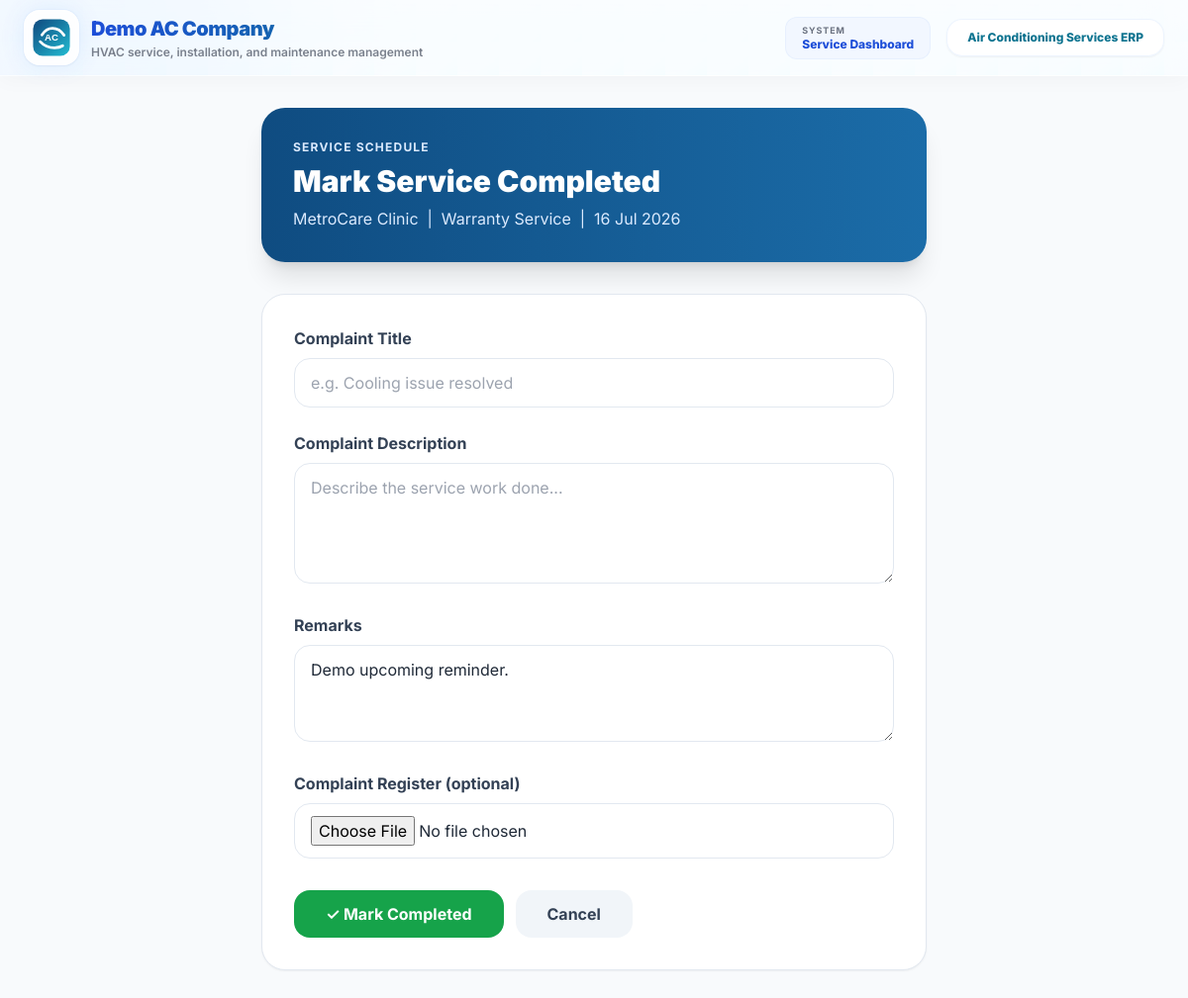
Page /customers/service-schedules/complete/209/ (signed in) on the committed database.
### customers/models.py (models this page shows, shortened)
class CustomerServiceSchedule(models.Model):
    SERVICE_TYPE_CHOICES = (
        ("WARRANTY", "Warranty Service"),
        ("AMC", "AMC Service"),
    )
    STATUS_CHOICES = (
        ("PENDING", "Pending"),
        ("COMPLETED", "Completed"),
        ("MISSED", "Missed"),
    )
    customer = models.ForeignKey(
        Customer,
        on_delete=models.CASCADE,
        related_name="service_schedules"
    )
    service_type = models.CharField(
        max_length=20,
        choices=SERVICE_TYPE_CHOICES
    )
    service_date = models.DateField()
    status = models.CharField(
        max_length=20,
        choices=STATUS_CHOICES,
        default="PENDING"
    )
    completed_date = models.DateField(blank=True, null=True)
    complaint_title = models.CharField(
        max_length=200,
        blank=True,
        null=True
    )
    complaint_description = models.TextField(
        blank=True,
        null=True
    )
    complaint_register = models.FileField(
        upload_to="complaint_registers/",
        blank=True,
        null=True
    )
    remarks = models.TextField(blank=True, null=True)
    created_at = models.DateTimeField(auto_now_add=True)
    updated_at = models.DateTimeField(auto_now=True)
    class Meta:
        unique_together = ("customer", "service_type", "service_date")
        ordering = ["service_date"]

class Customer(models.Model):
    CUSTOMER_CATEGORY_CHOICES = (
        ("GENERAL", "General Customer"),
        ("WARRANTY", "Warranty Customer"),
        ("AMC", "AMC Customer"),
    )
    customer_id = models.CharField(max_length=20, unique=True, blank=True)
    customer_category = models.CharField(
        max_length=20,
        choices=CUSTOMER_CATEGORY_CHOICES,
        default="GENERAL"
    )
    customer_name = models.CharField(max_length=200)
    company_name = models.CharField(max_length=200, blank=True, null=True)
    phone_number = models.CharField(max_length=15)
    whatsapp_number = models.CharField(max_length=15, blank=True, null=True)
    email = models.EmailField(blank=True, null=True)
    gst_number = models.CharField(max_length=30, blank=True, null=True)
    address = models.TextField(blank=True, null=True)
    landmark = models.CharField(max_length=200, blank=True, null=True)
    city = models.CharField(max_length=100, blank=True, null=True)
    state = models.CharField(max_length=100, blank=True, null=True)
    pincode = models.CharField(max_length=10, blank=True, null=True)
    remarks = models.TextField(blank=True, null=True)
    warranty_start_date = models.DateField(blank=True, null=True)
    warranty_end_date = models.DateField(blank=True, null=True)
    amc_start_date = models.DateField(blank=True, null=True)
    amc_end_date = models.DateField(blank=True, null=True)
    is_active = models.BooleanField(default=True)
    created_by = models.ForeignKey(
        User,
        on_delete=models.SET_NULL,
        blank=True,
        null=True,
        related_name="created_customers"
    )
    created_at = models.DateTimeField(auto_now_add=True)
    updated_at = models.DateTimeField(auto_now=True)
    class Meta:
        ordering = ["-id"]

### customers/views.py (the view, shortened to what this page needs)
@login_required
def complete_service_schedule(request, id):
    profile = get_profile(request)
    schedule = get_object_or_404(CustomerServiceSchedule, id=id)
    return render(request, "complete_service_schedule.html", {
        "profile": profile,
        "schedule": schedule,
    })

### customers/views.py (called while the page is built)
def get_profile(request):
    profile, created = Profile.objects.get_or_create(
        user=request.user,
        defaults={
            "role": "MANAGER"
        }
    )
    return profile

### puriaccooling/context_processors.py (called while the page is built)
def branding(request):
    return {"BRAND": APP_BRANDING}

### templates/complete_service_schedule.html (shortened to what this page needs)
{% extends 'base.html' %}
{% block content %}
<div class="min-h-screen bg-slate-50 px-4 sm:px-6 lg:px-8 py-8">
    <div class="max-w-2xl mx-auto">
        <div class="bg-gradient-to-r from-[#0F4C81] to-[#1B6CA8] rounded-3xl p-8 shadow-xl mb-8">
            <p class="text-blue-100 text-xs font-bold uppercase tracking-widest">Service Schedule</p>
            <h1 class="text-3xl font-black text-white mt-2">Mark Service Completed</h1>
            <p class="text-blue-100 mt-2">
                {{ schedule.customer.customer_name }} &nbsp;|&nbsp;
                {{ schedule.get_service_type_display }} &nbsp;|&nbsp;
                {{ schedule.service_date|date:"d M Y" }}
            </p>
        </div>
        <div class="bg-white rounded-3xl border border-slate-200 shadow-sm p-8">
            <form method="post" enctype="multipart/form-data">
                <div class="mb-6">
                    <label class="block font-bold mb-2 text-slate-700">Complaint Title</label>
                    <input type="text" name="complaint_title"
                           value="{{ schedule.complaint_title|default:'' }}"
                           placeholder="e.g. Cooling issue resolved"
                           class="w-full border border-slate-200 rounded-2xl px-4 py-3 focus:outline-none focus:border-[#0F4C81]">
                </div>
                <div class="mb-6">
                    <label class="block font-bold mb-2 text-slate-700">Complaint Description</label>
                    <textarea name="complaint_description" rows="4"
                              placeholder="Describe the service work done..."
                              class="w-full border border-slate-200 rounded-2xl px-4 py-3 focus:outline-none focus:border-[#0F4C81]">{{ schedule.complaint_description|default:'' }}</textarea>
                </div>
                <div class="mb-6">
                    <label class="block font-bold mb-2 text-slate-700">Remarks</label>
                    <textarea name="remarks" rows="3"
                              placeholder="Any additional remarks..."
                              class="w-full border border-slate-200 rounded-2xl px-4 py-3 focus:outline-none focus:border-[#0F4C81]">{{ schedule.remarks|default:'' }}</textarea>
                </div>
                <div class="mb-8">
                    <label class="block font-bold mb-2 text-slate-700">Complaint Register (optional)</label>
                    <input type="file" name="complaint_register"
                           class="w-full border border-slate-200 rounded-2xl px-4 py-3">
                </div>
                <div class="flex gap-3">
                    <button type="submit"
                            class="bg-green-600 text-white px-8 py-3 rounded-2xl font-bold hover:bg-green-700">
                        ✓ Mark Completed
                    </button>
                    <a href="{% url 'customer_service_schedule_list' %}"
                       class="bg-slate-100 text-slate-700 px-8 py-3 rounded-2xl font-bold">
                        Cancel
                    </a>
                </div>
            </form>
        </div>
    </div>
</div>
{% endblock %}

### templates/base.html (style rules this page uses)
body { font-family: 'Inter', sans-serif; scroll-behavior: smooth; }
.soft-grid { background-image: linear-gradient(rgba(59, 130, 246, 0.08) 1px, transparent 1px), linear-gradient(90deg, rgba(59, 130, 246, 0.08) 1px, transparent 1px); background-size: 42px 42px; }

### rows in the picture
CustomerServiceSchedule: customer.customer_name "MetroCare Clinic", service_type "Warranty Service", service_date "16 Jul 2026", remarks "Demo upcoming reminder."

### other values in the picture
{{ BRAND.TAGLINE }} "HVAC service, installation, and maintenance management"
{{ BRAND.APP_NAME }} "Air Conditioning Services ERP"
